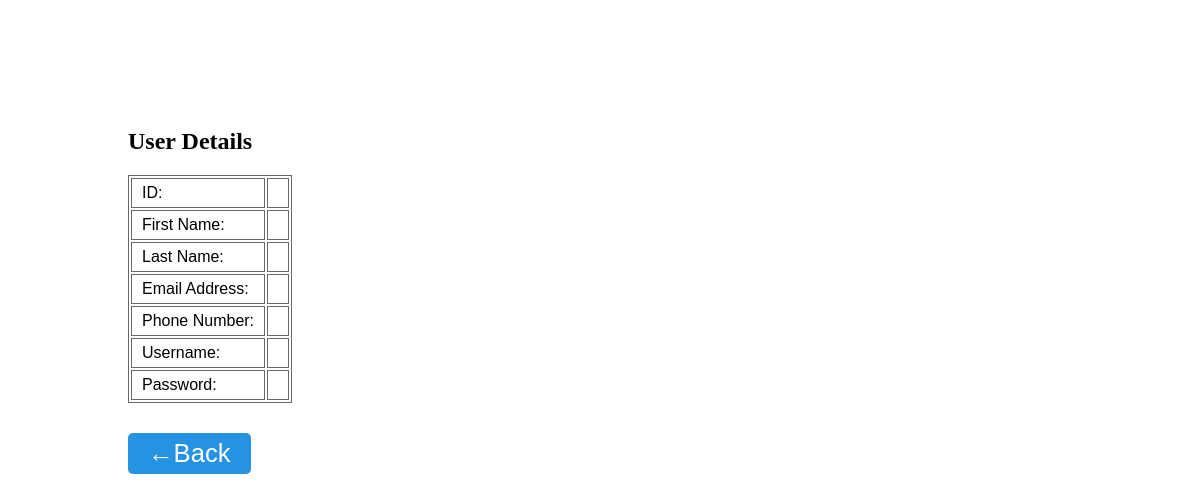
The page /admin/read_user/3 on the database as committed earlier.
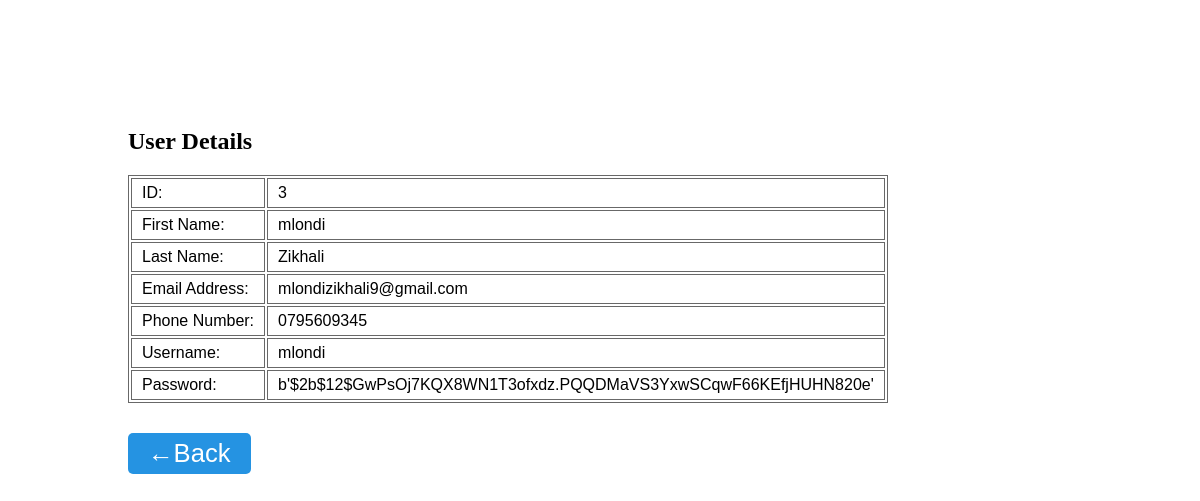
The same page on the database as committed later.
### dbmodels.py (models this page shows, shortened)
class User(db.Model):
    _id = db.Column("id", db.Integer, primary_key=True)
    first_name = db.Column(db.String(50), nullable=False)
    last_name = db.Column(db.String(50), nullable=False)
    phone_number = db.Column(db.String(20), nullable=False)
    email_address = db.Column(db.String(50), nullable=False)
    username = db.Column(db.String(50), nullable=False)
    password = db.Column(db.String(50), nullable=False)

### Blueprints/Admin/admin.py (the view)
@app.route('/read_user/<id>')
def read_user(id):
    res = User.query.filter_by(_id=int(id)).first()
    return render_template('read_user.html', user=res)

### Blueprints/Admin/templates/read_user.html (shortened to what this page needs)
<!DOCTYPE html>
<html lang="en">
<head>
</head>
<body>
    <h2>User Details</h2>
    <table>
        <tr>
            <td>ID: </td>
            <td>{{ user._id }}</td>
        </tr>
        <tr>
            <td>First Name: </td>
            <td>{{ user.first_name }}</td>
        </tr>
        <tr>
            <td>Last Name: </td>
            <td>{{ user.last_name }}</td>
        </tr>
        <tr>
            <td>Email Address: </td>
            <td>{{ user.email_address }}</td>
        </tr>
        <tr>
            <td>Phone Number: </td>
            <td>{{ user.phone_number }}</td>
        </tr>
        <tr>
            <td>Username: </td>
            <td>
                {{user.username}}
            </td>
        </tr>
        <tr>
            <td>Password: </td>
            <td>
                {{user.password}}
            </td>
        </tr>
    </table>
    <a href="/view_all_users" class="back-button">
        <button>&LeftArrow;Back</button>
    </a>
</body>
</html>

### Blueprints/Admin/templates/read_user.html (style rules this page uses)
body { padding: 100px 10%; }
table { border: 1px solid #686868; font-family: Arial, Helvetica, sans-serif; }
table tr td { border: 1px solid #686868; padding: 5px 10px; margin: -5 !important; font-family: Arial, Helvetica, sans-serif; }
.back-button button { border-radius: 5px; outline: none !important; border: none !important; margin-top: 30px; padding: 6px 20px; color: #fff; font-weight: 500; background: #2593e2; font-size: 160%; }

Rows that differ between the two databases and show on the page:
added User: _id "3", first_name "mlondi", last_name "Zikhali", email_address "mlondizikhali9@gmail.com", phone_number "0795609345", username "mlondi", password "b'$2b$12$GwPsOj7KQX8WN1T3ofxdz.PQQDMaVS3YxwSCqwF66KEfjHUHN820e'"
